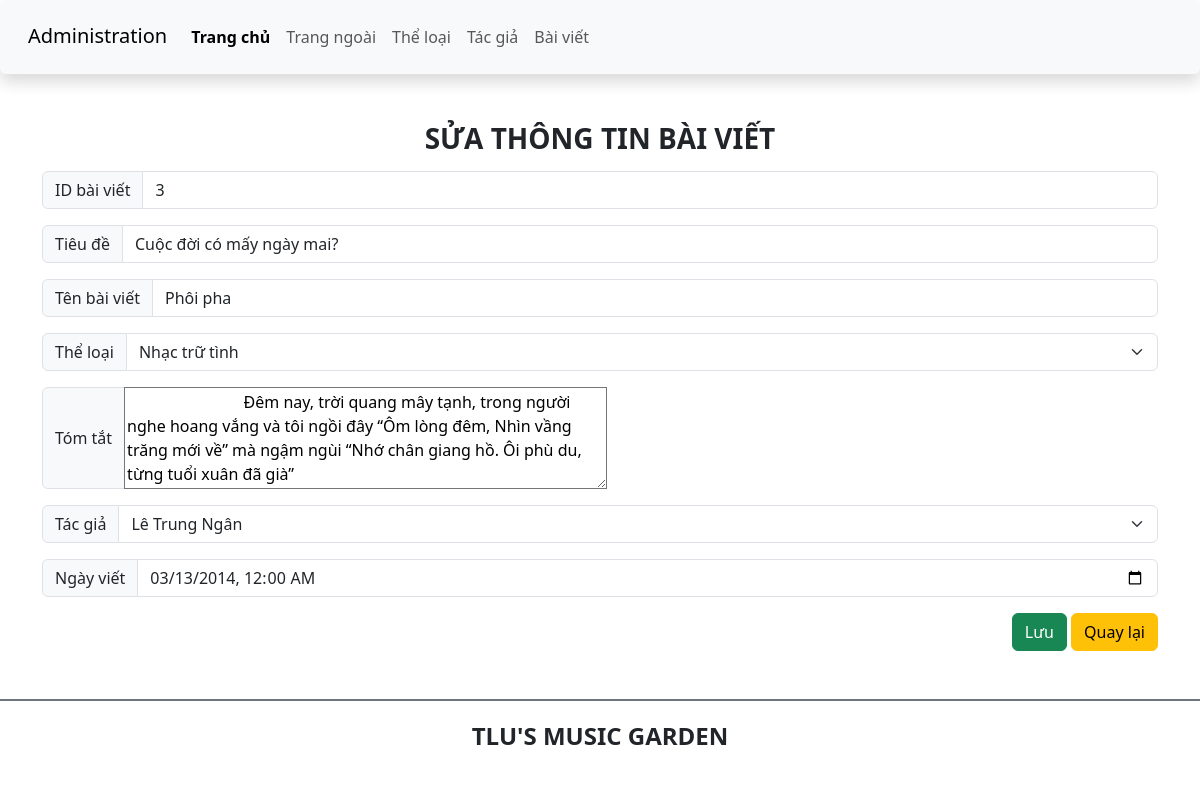
The app's page /admin/article/edit_article.php?id=3 with its own data.
### tables this page shows
CREATE TABLE `baiviet` (
  `ma_bviet` int(11) NOT NULL,
  `tieude` varchar(200) NOT NULL,
  `ten_bhat` varchar(100) NOT NULL,
  `ma_tloai` int(11) NOT NULL,
  `tomtat` text NOT NULL,
  `noidung` text DEFAULT NULL,
  `ma_tgia` int(11) NOT NULL,
  `ngayviet` datetime NOT NULL,
  `hinhanh` varchar(200) DEFAULT NULL
);

CREATE TABLE `theloai` (
  `ma_tloai` int(11) NOT NULL,
  `ten_tloai` varchar(50) NOT NULL
);

CREATE TABLE `tacgia` (
  `ma_tgia` int(11) NOT NULL,
  `ten_tgia` varchar(100) NOT NULL,
  `hinh_tgia` varchar(100) DEFAULT NULL
);

### admin/article/edit_article.php (the view, shortened to what this page needs)
<?php
include '../layout/header.php';
$id = empty($_GET['id'])?$_POST['id']: $_GET['id'];
$sql = "select * from baiviet where ma_bviet=$id";
try {
    $statement = $connect->prepare($sql);
    $statement->execute();
    $article = $statement->fetch();
} catch (PDOException $e) {
    echo "Error: " . $e->getMessage();
}
?>
    <main class="container mt-5 mb-5">
    <div class="row">
    <div class="col-sm">
    <h3 class="text-center text-uppercase fw-bold">Sửa thông tin bài viết</h3>
    <form action="edit_article.php" method="post">
    <div class="input-group mt-3 mb-3">
        <span class="input-group-text" id="lblCatName">ID bài viết</span>
        <input type="text" class="form-control" name="id" readonly value="<?=$article['ma_bviet']?>">
    </div>
    <div class="input-group mt-3 mb-3">
        <span class="input-group-text" id="lblCatName">Tiêu đề</span>
        <input type="text" class="form-control" name="title" value="<?=$article['tieude']?>">
    </div>
    <div class="input-group mt-3 mb-3">
        <span class="input-group-text" id="lblCatName">Tên bài viết</span>
        <input type="text" class="form-control" name="name" value="<?=$article['ten_bhat']?>">
    </div>
    <div class="input-group mt-3 mb-3">
    <span class="input-group-text" id="lblCatName">Thể loại</span>
    <select name="type" class="form-select" aria-label="Default select example">
        <option value="<?php echo $article['ma_tloai']?>" selected >
        <?php
        $name = $article['ma_tloai'];
        $sql2 = 'select * from theloai where ma_tloai=?';
        $statement = $connect->prepare($sql2);
        $statement->execute([$name]);
        $type = $statement->fetch();
        echo $type['ten_tloai'];
        ?>
        </option>
    </select>
    </div>
        <div class="input-group mt-3 mb-3">
            <span class="input-group-text" id="lblCatName">Tóm tắt</span>
            <textarea name="tomtat" rows="4" cols="50">
                            <?=$article['tomtat']?>
                        </textarea>
        </div>
        <div class="input-group mt-3 mb-3">
            <span class="input-group-text" id="lblCatName">Tác giả</span>
            <select name="author" class="form-select" aria-label="Default select example">
                <option value="<?$article['ma_tgia']?>" selected >
                    <?php
                    $au = $article['ma_tgia'];
                    $sql2 = 'select * from tacgia where ma_tgia=?';
                    $statement = $connect->prepare($sql2);
                    $statement->execute([$au]);
                    $aut = $statement->fetch();
                    echo $aut['ten_tgia'];
                    ?>
                </option>
            </select>
        </div>
        <div class="input-group mt-3 mb-3">
            <span class="input-group-text" id="lblCatName">Ngày viết</span>
            <input type="datetime-local" class="form-control" name="publish" value="<?=$article['ngayviet']?>">
        </div>
        <div class="form-group  float-end ">
            <input  name="submit" type="submit" value="Lưu" class="btn btn-success">
            <a href="article.php" class="btn btn-warning ">Quay lại</a>
        </div>
    </form>
    </div>
    </div>
    </main>
<?php include '../layout/footer.php';?>

### records on screen
baiviet: id "3", title "Cuộc đời có mấy ngày mai?", name "Phôi pha", tomtat "Đêm nay, trời quang mây tạnh, trong người nghe hoang vắng và tôi ngồi đây “Ôm lòng đêm, Nhìn vầng trăng mới về” mà ngậm ngùi “Nhớ chân giang hồ. Ôi phù du, từng tuổi xuân đã già”", publish "03/13/2014 00:00"
theloai: type "Nhạc trữ tình"
tacgia: author "Lê Trung Ngân"
